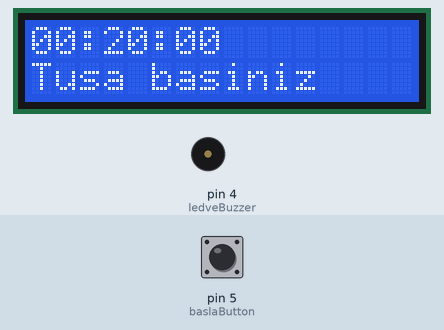
Bench run of a sketch on a simulated Arduino Uno, built with avr-gcc and run on an emulated ATmega328P. On the bench: 16×2 character LCD, buzzer (waves = sounding, pin HIGH). Inputs (shaded band) come from the test bench; at power-on: pin 5 (baslaButton) LOW.

Above: at 1.2 s.
1.3 s: pin 5 (baslaButton) pulled HIGH for 0.15 s
At 2.1 s:
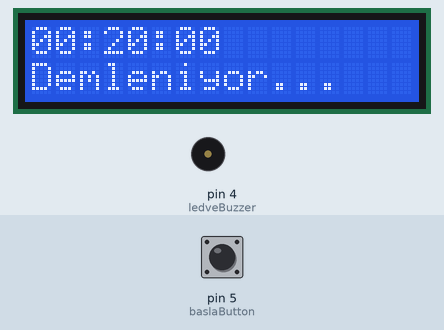
At 3.2 s:
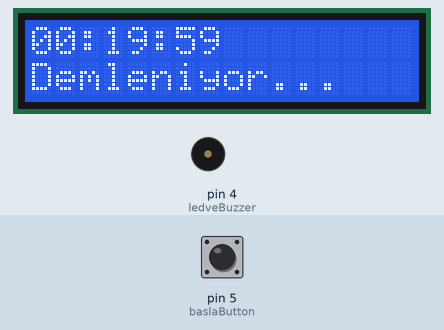
Timing chart, 0 to 4.7 s (numbered marks = the images above; inputs shaded):
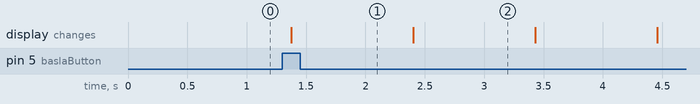

Measured:
- after the input at 1.3 s, the display: changes after 0.08 s (image 1)

The sketch:

Buton-code.ino
```cpp
#include <LiquidCrystal_PCF8574.h>  // Kütüphane tamamlandı
LiquidCrystal_PCF8574 lcd(0x27);

#define baslaButton 5      // Buton ve buzzer pinleri tanımlandı
#define ledveBuzzer 4

int saniye = 0;          // LCD ekranda süremizi belirtme komutu
int dakika = 20;
int saat = 0;
int basla = 0;
String displayText = "Tusa basiniz";

void setup()
{
  lcd.begin(16, 2);
  lcd.setBacklight(HIGH);       //Butonların giriş ve çıkışlarını ayarlama
  fnkFormat();
  pinMode(baslaButton,INPUT);
  pinMode(ledveBuzzer,OUTPUT);
}
void fnkFormat()
{
    char timeString[80];
    sprintf(timeString, "%02d:%02d:%02d", saat, dakika, saniye);
    lcd.clear();
    lcd.setCursor(0, 0);
    lcd.print(timeString);
    lcd.setCursor(0, 1);
    lcd.print(displayText);


}
void loop(){
  if(saniye == 0 && dakika == 0 && saat == 0)
  {
    displayText = "Afiyet Olsun...";
  }
  if(basla==0)
  {
    if(digitalRead(baslaButton) == 1) // Butonu başlatma
    {
      displayText = "Demleniyor...";
      basla = 1;
      delay(50);
    }

  }
  if(basla==1)    // Butona basıldığında ve zaman sıfırlandığında buzzer aktif hale gelsin
  {
      lcd.clear();
      fnkFormat();
        if(saniye == 0)
        {
          if(dakika == 0)
          {
            if(saat == 0)
            {
              digitalWrite(ledveBuzzer,HIGH);
              delay(1000);
              digitalWrite(ledveBuzzer,LOW);
              delay(1000);
            }
            else
            {
              saat = saat - 1;
              dakika=59;         // Dakika ve saniye kodları
              saniye=59;
            }
          }
          else
          {
            dakika = dakika - 1;
            saniye=59;
          }
        }
      else
      {
        saniye = saniye - 1;
      }
       delay(1000);
  }
}
```
